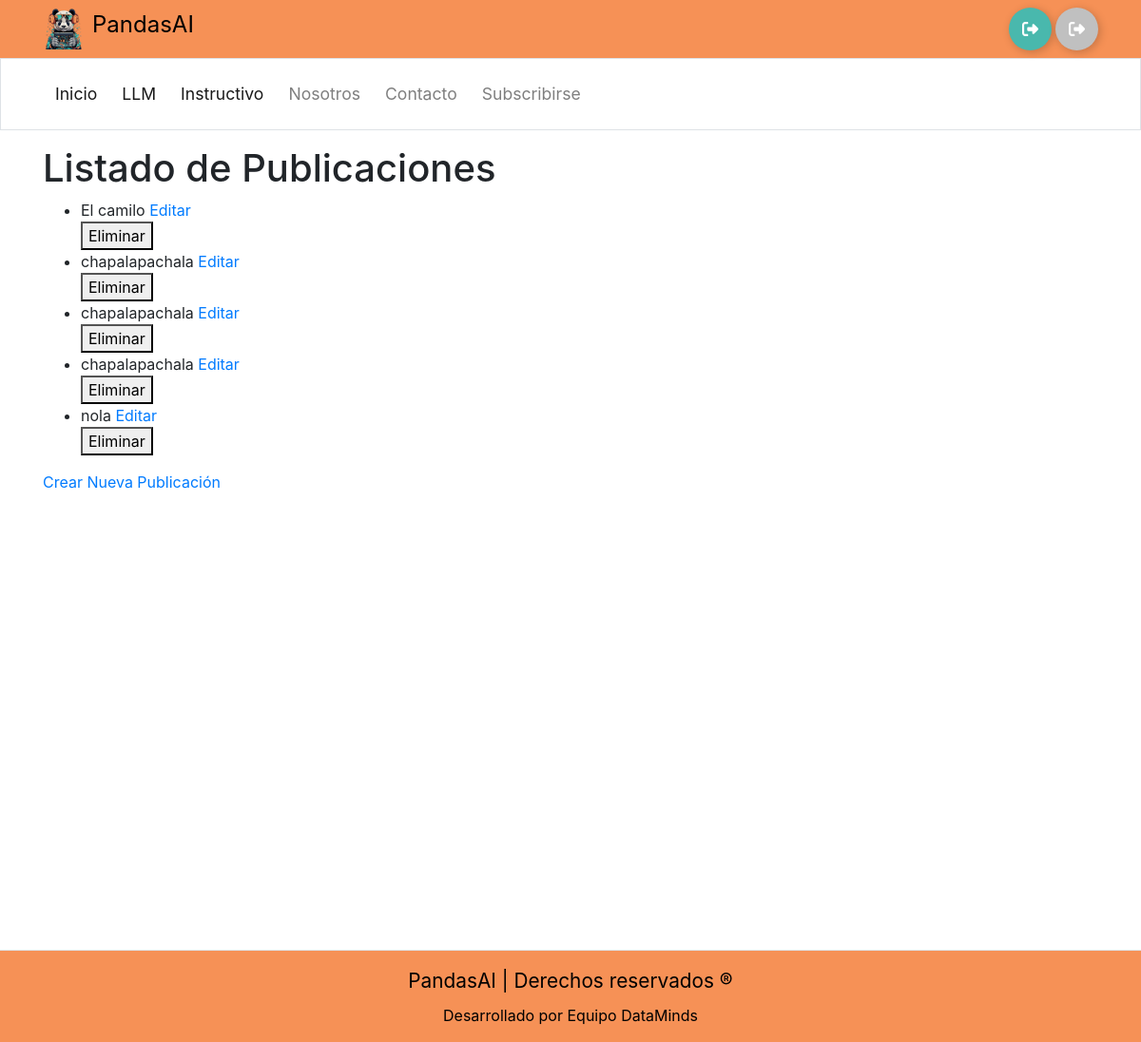
Page /listar_publicacion/ on the committed database.
### home/models.py (models this page shows, shortened)
class Publicacion(models.Model):
    titulo = models.CharField(max_length=200)
    contenido = models.TextField()
    imagen = models.ImageField(upload_to='imagenes/', blank=True, null=True)

### home/views.py (the view)
# urls.py: path('listar_publicacion/', views.listar_publicacion, name='listar_publicacion'),
def listar_publicacion(request):
    publicaciones = Publicacion.objects.all()
    return render(request, 'home/publicacion/listar_publicacion.html', {'publicaciones': publicaciones})

### templates/home/publicacion/listar_publicacion.html (shortened to what this page needs)
{% extends "base/layout.html" %}
{% block content %}
<body>
    <h1>Listado de Publicaciones</h1>
    <ul>
      {% for publicacion in publicaciones %}
        <li>
          {{ publicacion.titulo }}
          <a href="{% url 'actualizar_publicacion' publicacion.id %}">Editar</a>
          <form method="post" action="{% url 'eliminar_publicacion' publicacion.id %}">
            <button type="submit" onclick="return confirmarEliminar()">Eliminar</button>
          </form>
        </li>
      {% endfor %}
    </ul>
    <a href="{% url 'crear_publicacion' %}">Crear Nueva Publicación</a>
</body>
{% endblock %}

### static/style.css (style rules this page uses)
a { text-decoration: none !important; }

### rows in the picture
Publicacion: titulo "El camilo"
Publicacion: titulo "chapalapachala"
Publicacion: titulo "chapalapachala"
Publicacion: titulo "chapalapachala"
Publicacion: titulo "nola"
